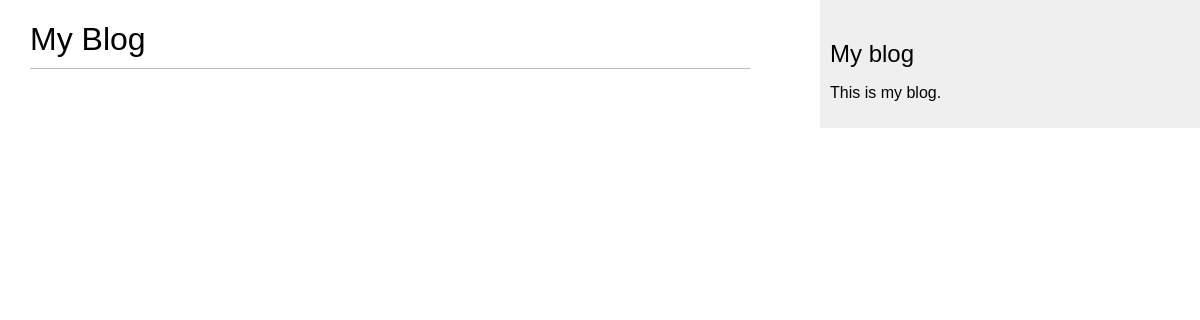
/blog/, run on an earlier commit of the app's database.
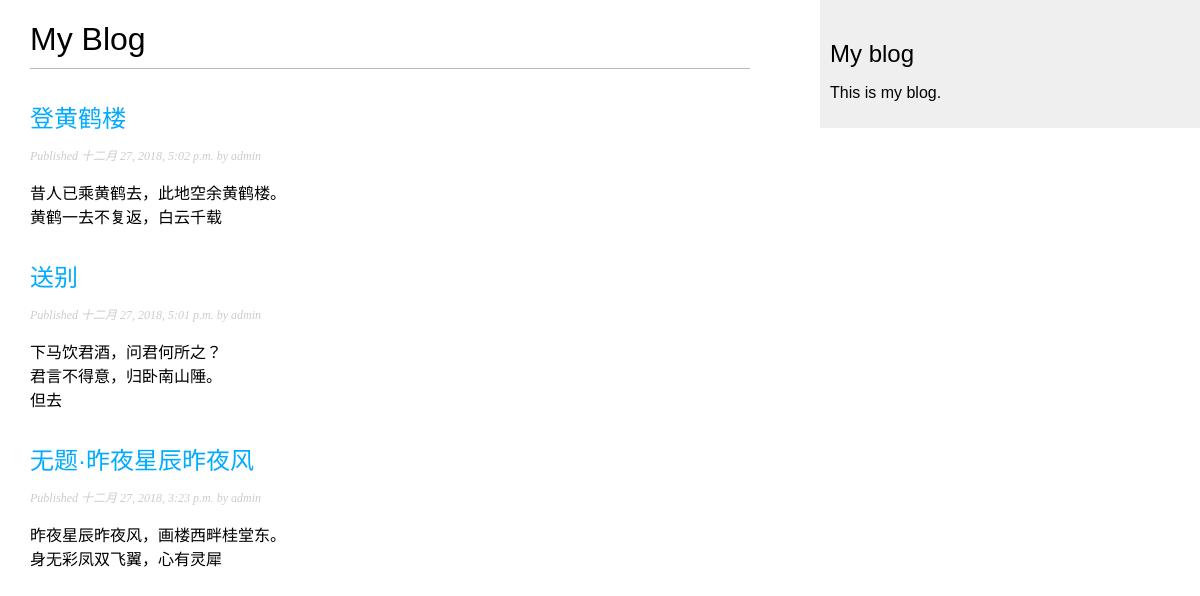
And on a later commit of the database.
### blog/models.py (models this page shows, shortened)
class Post(models.Model):
    STATUS_CHOICES = (
        ('draft', 'Draft'),
        ('published', 'Published'),
    )
    title = models.CharField(max_length=250)
    slug = models.SlugField(max_length=250,unique_for_date='publish')
    author = models.ForeignKey(User,related_name='blog_posts')
    body = models.TextField()
    publish = models.DateTimeField(default=timezone.now)
    created = models.DateTimeField(auto_now_add=True)
    updated = models.DateTimeField(auto_now=True)
    status = models.CharField(max_length=10,choices=STATUS_CHOICES,default='draft')
    objects = models.Manager() #默认管理器，Post.objects.all()
    published = PublishedManager() #自定义管理器,Post.published.all()
    class Meta:
        ordering = ('-publish',)
    def get_absolute_url(self):
        return reverse('blog:post_detail',
                       args=[self.publish.year,
                             self.publish.strftime('%m'),
                             self.publish.strftime('%d'),
                             self.slug])

### blog/views.py (the view)
def post_list(request):
    posts = Post.published.all()
    return render(request,'blog/post/list.html',{'posts': posts})

### blog/models.py (called while the page is built)
    def get_queryset(self):
        return super(PublishedManager,self).get_queryset().filter(status='published')

### blog/templates/blog/post/list.html (shortened to what this page needs)
{% extends "blog/base.html" %}
{% block content %}
    <h1>My Blog</h1>
    {% for post in posts %}
        <h2>
            <a href="{{ post.get_absolute_url }}">{{ post.title }}</a>
        </h2>
        <p class="date">Published {{ post.publish }} by {{ post.author }}</p>
        {{ post.body|truncatechars:30|linebreaks }}
    {% endfor %}
{% endblock %}

### blog/templates/blog/base.html (shortened to what this page needs)
{% load staticfiles %}
<!DOCTYPE html>
<html lang="en">
<head>
    <link href="{% static "css/blog.css" %}" rel="stylesheet">
</head>
<body>
    <div id="content">
        {% block content %}
        {% endblock %}
    </div>
    <div id="sidebar">
        <h2>My blog</h2>
        <p>This is my blog.</p>
    </div>
</body>
</html>

### blog/static/css/blog.css (style rules this page uses)
body { margin:0; padding:0; font-family:helvetica, sans-serif; }
a { color:#00abff; text-decoration:none; }
h1 { font-weight:normal; border-bottom:1px solid #bbb; padding:0 0 10px 0; }
h2 { font-weight:normal; margin:30px 0 0; }
#content { float:left; width:60%; padding:0 0 0 30px; }
#sidebar { float:right; width:30%; padding:10px; background:#efefef; height:100%; }
p.date { color:#ccc; font-family: georgia, serif; font-size: 12px; font-style: italic; }

What changed in the data, as far as the page shows it:
added Post: title "登黄鹤楼", publish "十二月 27, 2018, 5:02 p.m.", author "admin", body "昔人已乘黄鹤去，此地空余黄鹤楼。 黄鹤一去不复返，白云千载"
added Post: title "送别", publish "十二月 27, 2018, 5:01 p.m.", author "admin", body "下马饮君酒，问君何所之？ 君言不得意，归卧南山陲。 但去"
now on this page (row edited): Post: title "无题·昨夜星辰昨夜风", publish "十二月 27, 2018, 3:23 p.m.", author "admin", body "昨夜星辰昨夜风，画楼西畔桂堂东。 身无彩凤双飞翼，心有灵犀"
